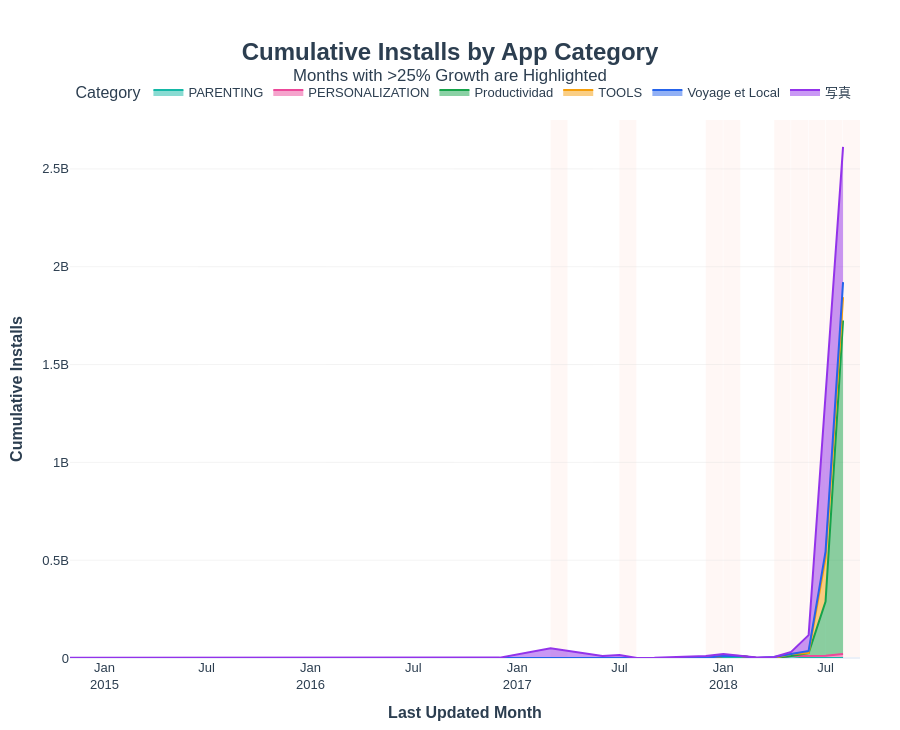

Notebook code cell kept with this figure:
### Code cell
from datetime import datetime
from zoneinfo import ZoneInfo
import plotly.express as px
import pandas as pd

current_time = datetime.now(ZoneInfo("Asia/Kolkata"))

if True:

    chart_df = monthly_installs.copy()

    chart_df["Month"] = pd.to_datetime(chart_df["Month"])

    colors = {

        "Voyage et Local": "#2563EB",

        "Productividad": "#16A34A",

        "写真": "#9333EA",

        "TOOLS": "#F59E0B",

        "PERSONALIZATION": "#EC4899",

        "PARENTING": "#14B8A6"

    }

    task6_fig = px.area(

        chart_df,

        x="Month",

        y="Installs",

        color="Category",

        color_discrete_map=colors,

        line_group="Category",

        hover_data={

            "Growth":":.2%",

            "Installs":":,.0f"

        }

    )

    # Highlight months with >25% growth

    highlight_months = chart_df.loc[
        chart_df["Highlight"],
        "Month"
    ].unique()

    for month in highlight_months:

        task6_fig.add_vrect(

            x0=month,

            x1=month + pd.offsets.MonthEnd(1),

            fillcolor="rgba(255,99,71,0.05)",

            layer="below",

            line_width=0

        )

    task6_fig.update_layout(

        title=dict(

            text="<b>Cumulative Installs by App Category</b><br>"
                 "<sup>Months with >25% Growth are Highlighted</sup>",

            x=0.5,

            font=dict(size=24)

        ),

        template="plotly_white",

        height=730,

        hovermode="x unified",

        font=dict(

            family="Arial",

            size=13,

            color="#2C3E50"

        ),

        legend=dict(

            orientation="h",

            y=1.08,

            x=0.5,

            xanchor="center"

        ),

        margin=dict(

            l=70,

            r=40,

            t=120,

            b=70

        ),

        xaxis=dict(

            title="<b>Last Updated Month</b>",

            tickformat="%b\n%Y",

            showgrid=False

        ),

        yaxis=dict(

            title="<b>Cumulative Installs</b>",

            gridcolor="rgba(220,220,220,0.35)",

            separatethousands=True

        )

    )

    task6_fig.show()

else:

    print("This graph is available only between 4 PM IST and 6 PM IST.")

### Figure 1 — Plotly figure (JSON) as saved in the notebook; plotly's stock layout.template omitted (floating-point values rounded to 4 significant figures)
{"data": [{"customdata": [[NaN], [99.0], [-0.94]], "fillpattern": {"shape": ""}, "hovertemplate": "Category=PARENTING<br>Month=%{x}<br>Installs=%{y:,.0f}<br>Growth=%{customdata[0]:.2%}<extra></extra>", "legendgroup": "PARENTING", "line": {"color": "#14B8A6"}, "marker": {"symbol": "circle"}, "mode": "lines", "name": "PARENTING", "orientation": "v", "showlegend": true, "stackgroup": "1", "type": "scatter", "x": ["2018-03-01T00:00:00.000000", "2018-05-01T00:00:00.000000", "2018-07-01T00:00:00.000000"], "xaxis": "x", "y": [100000.0, 10000000.0, 600000.0], "yaxis": "y"}, {"customdata": [[NaN], [-0.5], [9.0], [0.0], [0.0], [0.15], [0.7391]], "fillpattern": {"shape": ""}, "hovertemplate": "Category=PERSONALIZATION<br>Month=%{x}<br>Installs=%{y:,.0f}<br>Growth=%{customdata[0]:.2%}<extra></extra>", "legendgroup": "PERSONALIZATION", "line": {"color": "#EC4899"}, "marker": {"symbol": "circle"}, "mode": "lines", "name": "PERSONALIZATION", "orientation": "v", "showlegend": true, "stackgroup": "1", "type": "scatter", "x": ["2016-12-01T00:00:00.000000", "2017-09-01T00:00:00.000000", "2018-01-01T00:00:00.000000", "2018-02-01T00:00:00.000000", "2018-06-01T00:00:00.000000", "2018-07-01T00:00:00.000000", "2018-08-01T00:00:00.000000"], "xaxis": "x", "y": [2000000.0, 1000000.0, 10000000.0, 10000000.0, 10000000.0, 11500000.0, 20000000.0], "yaxis": "y"}, {"customdata": [[NaN], [-0.9], [149.0], [17.4], [5.178]], "fillpattern": {"shape": ""}, "hovertemplate": "Category=Productividad<br>Month=%{x}<br>Installs=%{y:,.0f}<br>Growth=%{customdata[0]:.2%}<extra></extra>", "legendgroup": "Productividad", "line": {"color": "#16A34A"}, "marker": {"symbol": "circle"}, "mode": "lines", "name": "Productividad", "orientation": "v", "showlegend": true, "stackgroup": "1", "type": "scatter", "x": ["2016-10-01T00:00:00.000000", "2018-02-01T00:00:00.000000", "2018-06-01T00:00:00.000000", "2018-07-01T00:00:00.000000", "2018-08-01T00:00:00.000000"], "xaxis": "x", "y": [1000000.0, 100000.0, 15000000.0, 276000000.0, 1705000000.0], "yaxis": "y"}, {"customdata": [[NaN], [19.0], [9.0], [21.26], [-0.4609]], "fillpattern": {"shape": ""}, "hovertemplate": "Category=TOOLS<br>Month=%{x}<br>Installs=%{y:,.0f}<br>Growth=%{customdata[0]:.2%}<extra></extra>", "legendgroup": "TOOLS", "line": {"color": "#F59E0B"}, "marker": {"symbol": "circle"}, "mode": "lines", "name": "TOOLS", "orientation": "v", "showlegend": true, "stackgroup": "1", "type": "scatter", "x": ["2017-08-01T00:00:00.000000", "2018-01-01T00:00:00.000000", "2018-05-01T00:00:00.000000", "2018-07-01T00:00:00.000000", "2018-08-01T00:00:00.000000"], "xaxis": "x", "y": [50000.0, 1000000.0, 10000000.0, 222600000.0, 120000000.0], "yaxis": "y"}, {"customdata": [[NaN], [99.0], [1.2], [2.009], [1.299]], "fillpattern": {"shape": ""}, "hovertemplate": "Category=Voyage et Local<br>Month=%{x}<br>Installs=%{y:,.0f}<br>Growth=%{customdata[0]:.2%}<extra></extra>", "legendgroup": "Voyage et Local", "line": {"color": "#2563EB"}, "marker": {"symbol": "circle"}, "mode": "lines", "name": "Voyage et Local", "orientation": "v", "showlegend": true, "stackgroup": "1", "type": "scatter", "x": ["2017-10-01T00:00:00.000000", "2018-04-01T00:00:00.000000", "2018-06-01T00:00:00.000000", "2018-07-01T00:00:00.000000", "2018-08-01T00:00:00.000000"], "xaxis": "x", "y": [50000.0, 5000000.0, 11000000.0, 33100000.0, 76100000.0], "yaxis": "y"}, {"customdata": [[NaN], [49.0], [-0.8], [0.5], [-0.6667], [1.0], [0.0], [-0.8], [4.5], [6.364], [9.123], [-0.1567]], "fillpattern": {"shape": ""}, "hovertemplate": "Category=写真<br>Month=%{x}<br>Installs=%{y:,.0f}<br>Growth=%{customdata[0]:.2%}<extra></extra>", "legendgroup": "写真", "line": {"color": "#9333EA"}, "marker": {"symbol": "circle"}, "mode": "lines", "name": "写真", "orientation": "v", "showlegend": true, "stackgroup": "1", "type": "scatter", "x": ["2014-11-01T00:00:00.000000", "2017-03-01T00:00:00.000000", "2017-06-01T00:00:00.000000", "2017-07-01T00:00:00.000000", "2017-10-01T00:00:00.000000", "2017-12-01T00:00:00.000000", "2018-01-01T00:00:00.000000", "2018-03-01T00:00:00.000000", "2018-05-01T00:00:00.000000", "2018-06-01T00:00:00.000000", "2018-07-01T00:00:00.000000", "2018-08-01T00:00:00.000000"], "xaxis": "x", "y": [1000000.0, 50000000.0, 10000000.0, 15000000.0, 5000000.0, 10000000.0, 10000000.0, 2000000.0, 11000000.0, 81000000.0, 820000000.0, 691500000.0], "yaxis": "y"}], "layout": {"font": {"color": "#2C3E50", "family": "Arial", "size": 13}, "height": 730, "hovermode": "x unified", "legend": {"orientation": "h", "title": {"text": "Category"}, "tracegroupgap": 0, "x": 0.5, "xanchor": "center", "y": 1.08}, "margin": {"b": 70, "l": 70, "r": 40, "t": 120}, "shapes": [{"fillcolor": "rgba(255,99,71,0.05)", "layer": "below", "line": {"width": 0}, "type": "rect", "x0": "2018-05-01T00:00:00", "x1": "2018-05-31T00:00:00", "xref": "x", "y0": 0, "y1": 1, "yref": "y domain"}, {"fillcolor": "rgba(255,99,71,0.05)", "layer": "below", "line": {"width": 0}, "type": "rect", "x0": "2018-01-01T00:00:00", "x1": "2018-01-31T00:00:00", "xref": "x", "y0": 0, "y1": 1, "yref": "y domain"}, {"fillcolor": "rgba(255,99,71,0.05)", "layer": "below", "line": {"width": 0}, "type": "rect", "x0": "2018-08-01T00:00:00", "x1": "2018-08-31T00:00:00", "xref": "x", "y0": 0, "y1": 1, "yref": "y domain"}, {"fillcolor": "rgba(255,99,71,0.05)", "layer": "below", "line": {"width": 0}, "type": "rect", "x0": "2018-06-01T00:00:00", "x1": "2018-06-30T00:00:00", "xref": "x", "y0": 0, "y1": 1, "yref": "y domain"}, {"fillcolor": "rgba(255,99,71,0.05)", "layer": "below", "line": {"width": 0}, "type": "rect", "x0": "2018-07-01T00:00:00", "x1": "2018-07-31T00:00:00", "xref": "x", "y0": 0, "y1": 1, "yref": "y domain"}, {"fillcolor": "rgba(255,99,71,0.05)", "layer": "below", "line": {"width": 0}, "type": "rect", "x0": "2018-04-01T00:00:00", "x1": "2018-04-30T00:00:00", "xref": "x", "y0": 0, "y1": 1, "yref": "y domain"}, {"fillcolor": "rgba(255,99,71,0.05)", "layer": "below", "line": {"width": 0}, "type": "rect", "x0": "2017-03-01T00:00:00", "x1": "2017-03-31T00:00:00", "xref": "x", "y0": 0, "y1": 1, "yref": "y domain"}, {"fillcolor": "rgba(255,99,71,0.05)", "layer": "below", "line": {"width": 0}, "type": "rect", "x0": "2017-07-01T00:00:00", "x1": "2017-07-31T00:00:00", "xref": "x", "y0": 0, "y1": 1, "yref": "y domain"}, {"fillcolor": "rgba(255,99,71,0.05)", "layer": "below", "line": {"width": 0}, "type": "rect", "x0": "2017-12-01T00:00:00", "x1": "2017-12-31T00:00:00", "xref": "x", "y0": 0, "y1": 1, "yref": "y domain"}], "title": {"font": {"size": 24}, "text": "<b>Cumulative Installs by App Category</b><br><sup>Months with >25% Growth are Highlighted</sup>", "x": 0.5}, "xaxis": {"anchor": "y", "domain": [0, 1], "showgrid": false, "tickformat": "%b\n%Y", "title": {"text": "<b>Last Updated Month</b>"}}, "yaxis": {"anchor": "x", "domain": [0, 1], "gridcolor": "rgba(220,220,220,0.35)", "separatethousands": true, "title": {"text": "<b>Cumulative Installs</b>"}}}}
